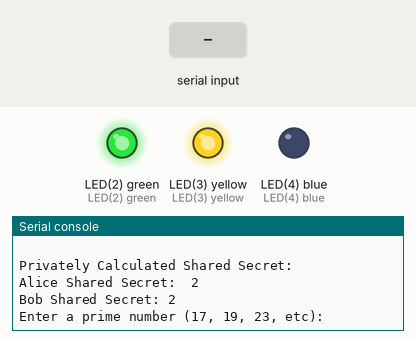
This program was run on a simulated pyboard running MicroPython. On the bench: output pins drawn as LEDs (lit = HIGH), the last lines printed to the serial console. The inputs (shaded band) are chosen by the test bench. Random numbers come from a fixed seed; library files of the repository ran but are not shown: 1 file(s).

Above: at 1.2 s.
1.3 s: "0" typed at the serial console, then Enter
At 1.7 s:
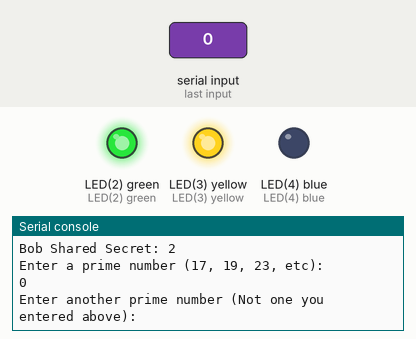
2.8 s: "1" typed at the serial console, then Enter
At 4.0 s:
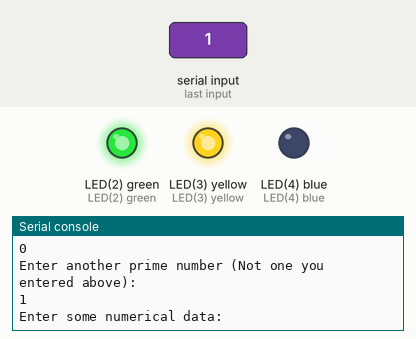

The program:

main.py
```python
# main.py -- put your code here!
import pyb
from sys import exit
import utime

'''THE ONE-TIME PAD'''

def encrypt(p, k):
    c = ""
    if len(p) > len(k):
        #print('Very Long Message')
        exit()
    for i in range(len(p)):
        a = int(p[i])
        b = int(k[i])
        tmp = a^b
        c += str(tmp)
    return c

def decrypt(c, k):
    return encrypt(c, k)

'''LINEAR CONGRUENTIAL GENERATORS'''

def lcg(a,c,m,seed,nums):
    rand = [];
    for i in range(nums):
        if(coprime(c,m)):
            print("{0} and {1} are coprime".format(c,m))
        seed = (a*seed + c) % m
        rand.append(seed)
    return rand

def gcd(num1,num2):
    c = num1
    m = num2
    while(num2 != 0):
        temp = num2
        num2 = num1 % num2
        num1 = temp
    gcd = num1
    #print("\n HCF of {0} and {1} = {2}".format(c,m, gcd))
    return gcd

def coprime(c, m):
    return gcd(c,m) == 1

'''Decimal to Binary'''

def destobin(x):
    if x == 0:
        return '0'
    res = ''
    while x > 0:
        res = ('0' if x % 2 == 0 else '1') + res
        x //= 2
    return res

'''Count the number of bit of key'''
def bitCount(n):
    zeroCount = int(n.count('0'))
    oneCount = int(n.count('1'))
    #numberOfBit = zeroCount + numberOfBit
    return int(zeroCount + oneCount)

'''Number of bit of key and message should be equal'''

def sameSize(numberOfBitinKey,numberOfBitinMesg,msg,key,type):
    bitmesg = msg
    bkey = key
    if((numberOfBitinKey > numberOfBitinMesg) or type=="message"):
        extraBit = numberOfBitinKey - numberOfBitinMesg
        if(extraBit>0):
            for j in range(0,extraBit):
                bitmesg = "0{0}".format(bitmesg)
            return bitmesg
        else:
            return bitmesg

    if((numberOfBitinKey < numberOfBitinMesg)  or type=="key"):
        extraBit = numberOfBitinMesg - numberOfBitinKey
        if(extraBit>0):
            for j in range(0,extraBit):
                bkey = "0{0}".format(bkey)
            return bkey
        else:
            return bkey

'''THE XORSHIFT'''

def xorshift(a,b,c):

    x = 123456789
    y = 362436069
    z = 521288629
    w = 88675123

    def _random():
        nonlocal x, y, z, w
        t = x ^ ((x << b) & 0xFFFFFFFF)  # 32bit
        x, y, z = y, z, w
        w = (w ^ (w >> a)) ^ (t ^ (t >> c))
        return w

    return _random

''' Fast exponentiation word'''
def getWord(e):

    #mess = e
    message = e

    for mes in message:
        index = message.find('0')
        if(index == 0):
            message = message.replace('0','',1)
            print(message)
    message = message.replace('1','',1)
    print(message)
    word = ''
    for elem in message:
        #print(elem)
        if(elem == "0"):
            word = word + "S"
        if(elem == "1"):
            word = word + "SX"
    return word

''' Fast exponentiation '''

def fast_exp(message,X):
    word = getWord(message)
    print(word)
    res = X;
    for elem in word:
        if elem == "S":
            res = res*res
        else:
            res = res*X
    return res

'''Recursive Fast exponentiation for test '''

def binpow (a,n):
	if (n == 0):
		return 1
	if (n % 2 == 1):
		return binpow (a, n-1) * a;
	else:
		b = binpow (a, n/2);
		return b * b;

'''Diffie–Hellman Key Exchange'''

def deff():
    # Variables Used
    sharedPrime = 23    # p
    sharedBase = 5      # g

    aliceSecret = 6     # a
    bobSecret = 15      # b

    # Begin
    print( "Publicly Shared Variables:")
    print( "Publicly Shared Prime:" , sharedPrime )
    print( "Publicly Shared Base:" , sharedBase )

    # Alice Sends Bob A = g^a mod p
    A = (sharedBase**aliceSecret) % sharedPrime
    print( "\nAlice Sends Over Public Chanel:" , A )

    # Bob Sends Alice B = g^b mod p
    B = (sharedBase ** bobSecret) % sharedPrime
    print("Bob Sends Over Public Chanel: ", B )

    print( "\n------------\n" )
    print( "Privately Calculated Shared Secret:" )
    # Alice Computes Shared Secret: s = B^a mod p
    aliceSharedSecret = (B ** aliceSecret) % sharedPrime
    print( "Alice Shared Secret: ", aliceSharedSecret )

    # Bob Computes Shared Secret: s = A^b mod p
    bobSharedSecret = (A**bobSecret) % sharedPrime
    print( "Bob Shared Secret:", bobSharedSecret )

'''To obtain the prime factors of n'''

def factor(n):
  if n==1:
      return set([])
  else:
      for k in range(2,n+1):
          if n%k == 0:
              L = factor(n/k)
  return L.union([k])

''' Key generation for El Gamal '''

def keys(p,g,a):
    A = g**a%p
    public = (p,g,A)
    private = a
    return (public, private)

'''Encryption of El Gamal'''

def digit(message, public, b):
    (p,g,A) = public
    B = g**b%p
    c = message*A**b%p
    return (B, c)

'''Decryption of El Gamal'''

def decipher(cryptogram, public, private):
    (p,g,A), a = public, private
    (B,c) = cryptogram
    return B**(p-1-a)*c%p

def checkPrime(n):
    m = int(n/2)
    j = 2
    for i in range(0,m):
        if(n % j == 0):
            return 0 # Not Prime
        j +=1
    return 1;                 # Prime

def powMod(a,b,n):
    x = 1
    y = a
    while b > 0:
        if (int(b % 2) == 1):
            x = int((x * y) % n) # multiplying with base
            #print(x)
        y = int((y * y) % n) # Squaring the base
        #print(y)
        b = int(b/2)
        #print(b)
    return int(x % n)


def main():
    start_time_lcg = utime.ticks_us()
    key_lcg = lcg(1140671485,128201163,2**24,pyb.rng(),10);
    end_time_lcg = utime.ticks_us()
    totalTime_lcg = utime.ticks_diff(end_time_lcg,start_time_lcg)
    print("Time using LCG: {0} micoseconds".format(totalTime_lcg))
    numberOfBit = 0;
    bkey = 0;

    r = xorshift(12,25,27)
    rand = []
    start_time_XORShift = utime.ticks_us()
    for i in range(10):
        rand.append(r())
    end__time_XORShift = utime.ticks_us()
    totalTime_XORShift = utime.ticks_diff(end__time_XORShift,start_time_XORShift)
    print("Time using XORShift: {0} micoseconds".format(totalTime_XORShift))
    print("Time difference between LCG and XORShift : {0} microseconds".format(totalTime_lcg-totalTime_XORShift))


    for j in rand:
        print("{0} using xorshift".format(j))

    '''Change the LED color to check the key is randomized or not'''

    even = pyb.LED(4)
    odd = pyb.LED(3)

    '''Fast Exponentials'''

    print(fast_exp('10011',3));
    print(binpow(3,19));
    bitmesg = '0010010100011110011111110'
    #bitmesg = '0010010100011110011111110'

    key = '1011000101110010001110100'

    encM = encrypt(bitmesg,key);
    decryptM = decrypt(encM,key);
    if(encM == '1001010001101100010001010'):
        pyb.LED(2).on()

    if(decryptM == bitmesg):
        pyb.LED(3).on()

    deff()
    p = int(input("Enter a prime number (17, 19, 23, etc): "))
    q = int(input("Enter another prime number (Not one you entered above): "))
    if not (checkPrime(p)) and not (checkPrime(q)):
        print("Both numbers are not prime. Please enter prime numbers only...\n");
    elif (not checkPrime(p)):
        print("The first prime number you entered is not prime, please try again...\n");
    elif (not checkPrime(q)):
        print("The second prime number you entered is not prime, please try again...\n");
    n = p * q;
    '''=====================================
       =========== Euler Function ===========
       ====================================='''
    phin = (p - 1) * (q - 1);

    '''=====================================
       =========== Public key ===========
       ====================================='''
    e = 0
    for i in range(3,phin):
        if (gcd(phin, i)== 1):
            e = i
            break;
    #d = int(e+1);
    d = 0;
    for d in range(e+1,n):
        if (((d * e) % phin) == 1):
            break;
    mess = int(input("Enter some numerical data: "))
    if (mess > n-1):
        print("Your message is too big. Please send another message or increase n ('p' and 'q')\n");
    cipher_rsa = powMod(mess, e, n);
    print("The cipher text is: {0}".format(cipher_rsa))

    decrypt_rsa = powMod(cipher_rsa, d, n);
    print("The decrypted text is: {0}".format(decrypt_rsa))

    for i in key_lcg:
        if (i % 2) == 0:
          print("{0} is Even".format(i))
          bkey = destobin(i)
          numberOfBitinKey = bitCount(bkey)
          numberOfBitinMesg = bitCount(bitmesg)
          newbkey = sameSize(numberOfBitinKey,numberOfBitinMesg,bitmesg,bkey,"key")
          newbitmesg = sameSize(numberOfBitinKey,numberOfBitinMesg,bitmesg,bkey,"message")
          encM_lcg = encrypt(newbitmesg,newbkey)
          decryptM_lcg = decrypt(encM_lcg,newbkey)

          print("Number of bit in key = {0}".format(numberOfBitinKey))
          print("Number of bit in Message = {0}".format(numberOfBitinMesg))
          print("key = {0}".format(newbkey))
          print("msg = {0}".format(newbitmesg))
          print("encrypt = {0}".format(encM_lcg))
          print("decrypt = {0}".format(decryptM_lcg))
          x = int(newbitmesg) - int(decryptM_lcg)
          print("msg-decrypt = {0}".format(x))

          even.toggle()
          pyb.delay(1000)
          even.toggle()


        else:
          print("{0} is Odd".format(i))
          bkey = destobin(i)
          numberOfBitinKey = bitCount(bkey)
          numberOfBitinMesg = bitCount(bitmesg)
          newbkey = sameSize(numberOfBitinKey,numberOfBitinMesg,bitmesg,bkey,"key")
          newbitmesg = sameSize(numberOfBitinKey,numberOfBitinMesg,bitmesg,bkey,"message")
          encM_lcg = encrypt(newbitmesg,newbkey)
          decryptM_lcg = decrypt(encM_lcg,newbkey)

          print("Number of bit in key = {0}".format(numberOfBitinKey))
          print("Number of bit in Message = {0}".format(numberOfBitinMesg))
          print("key = {0}".format(newbkey))
          print("msg = {0}".format(newbitmesg))
          print("encrypt = {0}".format(encM))
          print("decrypt = {0}".format(decryptM_lcg))
          x = int(newbitmesg) - int(decryptM)
          print("msg-decrypt = {0}".format(x))
          odd.toggle()
          pyb.delay(1000)
          odd.toggle()
          even.off()
          odd.off()


if __name__ == "__main__":
    main()
```

Measured:
- after the input at 1.3 s, the serial console: prints a new line at once (image 1)
- after the input at 2.8 s, the serial console: prints a new line at once (image 2)
